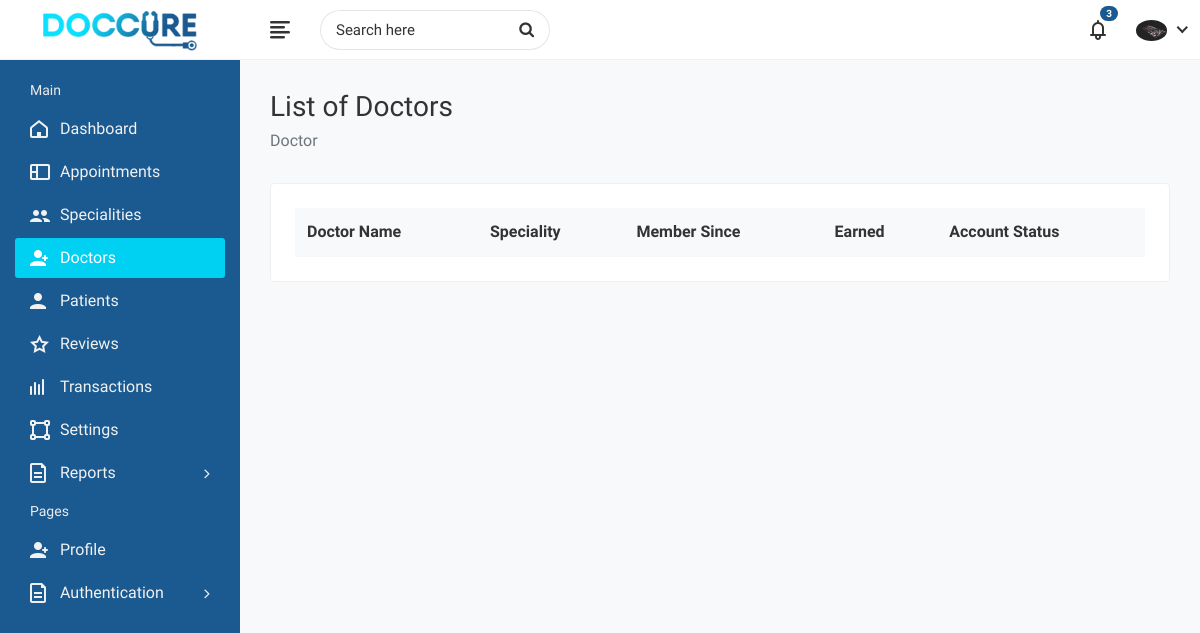
Page /administrators/doctor-list/ (signed in) on the earlier database version.
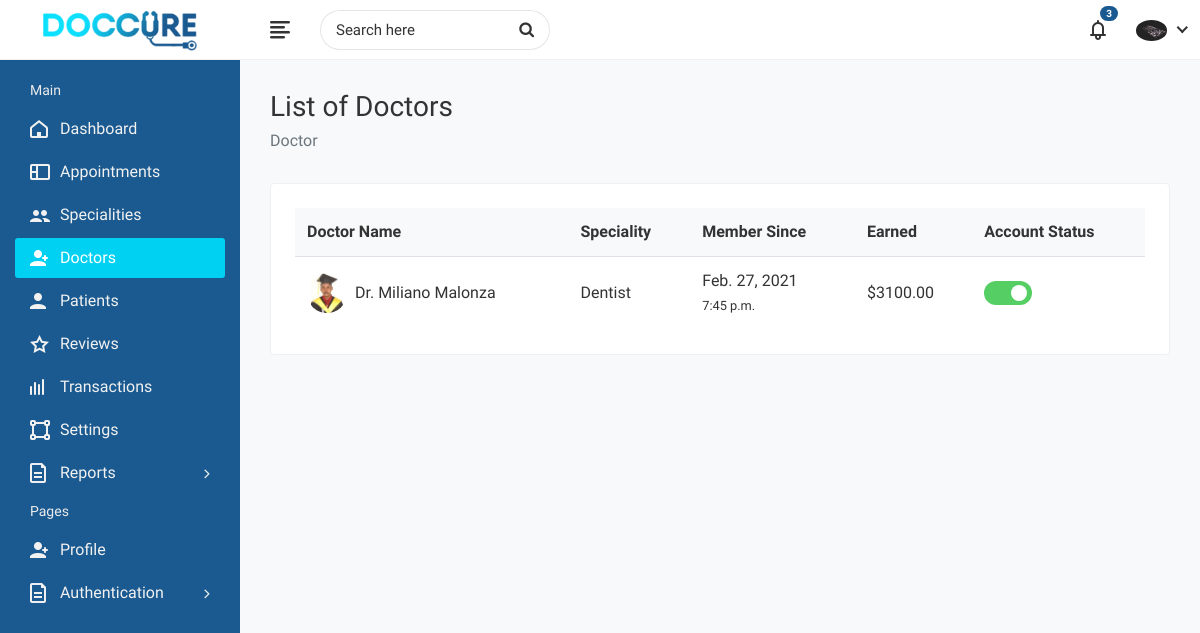
Same page on the later database version.
### appointments/models.py (models this page shows, shortened)
class Doctor(models.Model):
	user = models.OneToOneField(User, on_delete=models.CASCADE)
	image = models.ImageField('Profile Image', upload_to='Image/Doctors',
		max_length=500, default='dummy.png')
	first_name = models.CharField('First Name', max_length=50)
	second_name =  models.CharField('Second Name', max_length=50)
	title = models.CharField('Title', max_length=200, default='Dr.')
	phone_no = models.CharField('Phone Number', max_length=50)
	email = models.EmailField('Email', max_length=250)
	gender = models.CharField('Gender', max_length=10)
	d_o_b = models.DateField('Date of Birth', blank=True)
	biography = models.CharField('Biography', max_length=1000, blank=True)
	address_line1 = models.CharField('Address Line 1', max_length=200, blank=True)
	address_line2 = models.CharField('Address Line 2', max_length=200, blank=True)
	country = models.CharField('Country', max_length=100, blank=True)
	county = models.CharField('County', max_length=100, blank=True)
	town = models.CharField('Town', max_length=100, blank=True)
	pricing =  models.FloatField('Amount', default=0.00)
	services = models.CharField('Services', max_length=1000, blank=True)
	specialization = models.CharField('Specialization', max_length=1000, blank=True)
	clinic = models.CharField('Clinic', max_length=100, blank=True)
	clinic_address = models.CharField('Clinic Address', max_length=100, blank=True)
	speciality = models.OneToOneField(Speciality, on_delete=models.CASCADE)
	''' user, image, first_name, second_name, title, phone_no, email, gender, d_o_b, biography,
	address_line1, address_line2, country, county, town, pricing, services, specialization, clinic,
	clinic_address, speciality'''
	def full_name(self):
		return self.title + " " + self.first_name + " " + self.second_name

class Speciality(models.Model):
	name = models.CharField('Name', max_length=100)
	image = models.ImageField('Image', upload_to='Image/Speciality', max_length=500)

### administrators/views.py (the view)
# urls.py: path('doctor-list/', views.doctor_list, name='doctor-list'),
@login_required(login_url='/login/')
@user_passes_test(check_admin, login_url='/login/')
@user_passes_test(check_settings, login_url='/administrators/profile/')
def doctor_list(request):
	profile = Admin.objects.get(user=request.user.id)
	doctors = Doctor.objects.all()
	return render(request, 'administrators/doctor-list.html', {'profile': profile, 'doctors': doctors})

### administrators/models.py (called while the page is built)
	def __str__(self):
		return self.first_name+" "+self.second_name

### administrators/views.py (called while the page is built)
def check_admin(user):
	return user.is_superuser

def check_settings(user):
	profile = Admin.objects.filter(user=user.id)
	return profile.count()>=1

### administrators/templates/administrators/doctor-list.html (shortened to what this page needs)
{% extends "administrators/base.html" %}
{% load static %}
{% block css %}
	<link rel="stylesheet" href="{% static 'administrators/plugins/datatables/datatables.min.css' %}">
{% endblock %}
{% block sidenav %}
	<li>
		<a href="{% url 'admin-dashboard' %}"><i class="fe fe-home"></i> <span>Dashboard</span></a>
	</li>
	<li>
		<a href="{% url 'appointment-list' %}"><i class="fe fe-layout"></i> <span>Appointments</span></a>
	</li>
	<li>
		<a href="{% url 'specialities' %}"><i class="fe fe-users"></i> <span>Specialities</span></a>
	</li>
	<li class="active">
		<a href="{% url 'doctor-list' %}"><i class="fe fe-user-plus"></i> <span>Doctors</span></a>
	</li>
	<li>
		<a href="{% url 'patient-list' %}"><i class="fe fe-user"></i> <span>Patients</span></a>
	</li>
	<li>
		<a href="{% url 'admin-reviews' %}"><i class="fe fe-star-o"></i> <span>Reviews</span></a>
	</li>
	<li>
		<a href="{% url 'transactions-list' %}"><i class="fe fe-activity"></i> <span>Transactions</span></a>
	</li>
	<li>
		<a href="{% url 'settings' %}"><i class="fe fe-vector"></i> <span>Settings</span></a>
	</li>
	<li class="submenu">
		<a href="#"><i class="fe fe-document"></i> <span> Reports</span> <span class="menu-arrow"></span></a>
	</li>
	<li class="menu-title">
		<span>Pages</span>
	</li>
	<li>
		<a href="{% url 'profile' %}"><i class="fe fe-user-plus"></i> <span>Profile</span></a>
	</li>
	<li class="submenu">
		<a href="#"><i class="fe fe-document"></i> <span> Authentication </span> <span class="menu-arrow"></span></a>
	</li>
{% endblock %}
{% block breadcrumb %}List of Doctors{% endblock %}
{% block breadcrumb1 %}Doctor {% endblock %}
{% block content %}
	<div class="row">
		<div class="col-sm-12">
			<div class="card">
				<div class="card-body">
					<div class="table-responsive">
						<table class="datatable table table-hover table-center mb-0">
							<thead>
								<tr>
									<th>Doctor Name</th>
									<th>Speciality</th>
									<th>Member Since</th>
									<th>Earned</th>
									<th>Account Status</th>
								</tr>
							</thead>
							<tbody>
							{% for doctor in doctors %}
								<tr>
									<td>
										<h2 class="table-avatar">
											<a href="profile.html" class="avatar avatar-sm mr-2"><img class="avatar-img rounded-circle" src="{{doctor.image.url}}" alt="User Image"></a>
											<a href="profile.html">{{doctor.full_name}}</a>
										</h2>
									</td>
									<td>{{doctor.speciality.name}}</td>
									<td>{{doctor.user.date_joined.date}} <br><small>{{doctor.user.date_joined.time}}</small></td>
									<td>$3100.00</td>
									<td>
										<div class="status-toggle">
											<label for="status_1" class="checktoggle">checkbox</label>
										</div>
									</td>
								</tr>
							{% endfor %}
							</tbody>
						</table>
					</div>
				</div>
			</div>
		</div>
	</div>
{% endblock %}

Differences in the rows shown:
added Doctor: image (picture), full_name "Dr. Miliano Malonza", speciality.name "Dentist", user.date_joined "Feb. 27, 2021", user.date_joined.time "7:45 p.m."
